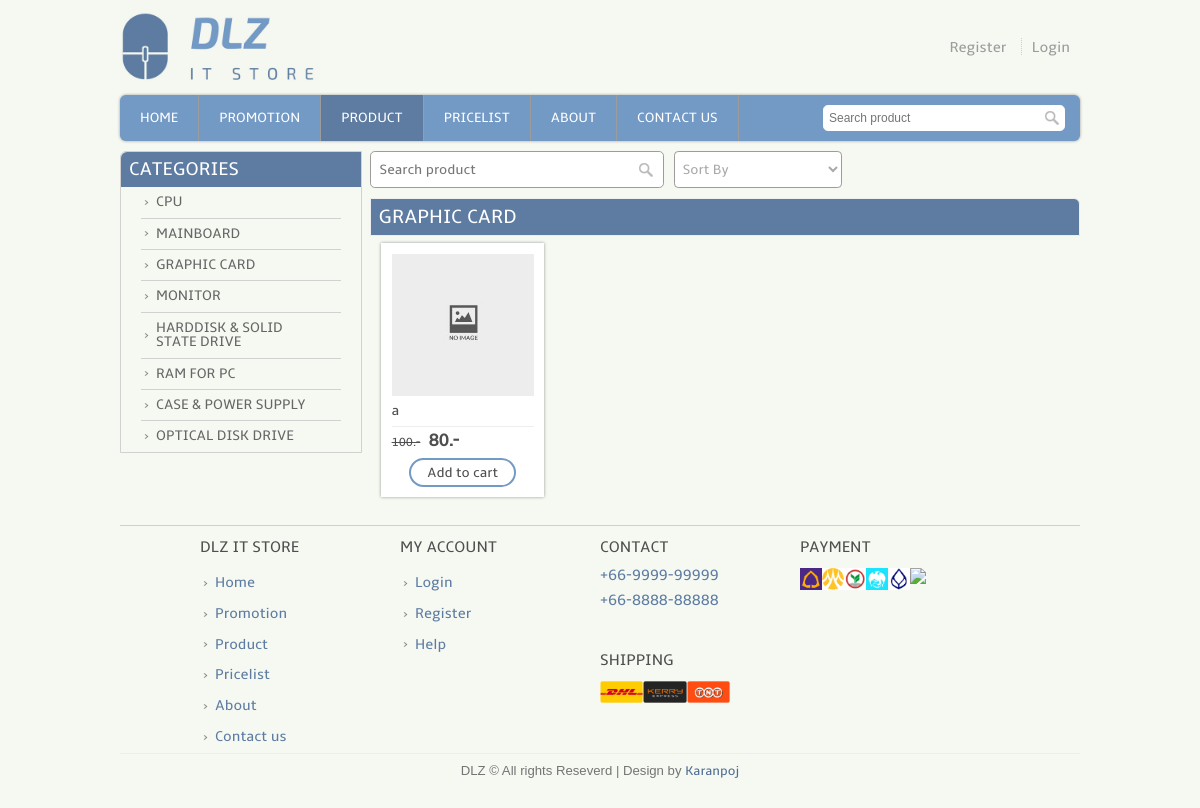
/product_gc.php, run on the app's committed database.
### tables this page shows
CREATE TABLE `product` (
  `pro_id` int(11) NOT NULL,
  `pro_name` varchar(255) NOT NULL,
  `pro_pic` varchar(255) NOT NULL,
  `pro_desc` text NOT NULL,
  `pro_price` float NOT NULL,
  `pro_pdis` int(11) NOT NULL,
  `pro_psale` float NOT NULL,
  `pro_warr` varchar(11) NOT NULL,
  `pro_detail` text NOT NULL,
  `pro_avai` int(11) NOT NULL,
  `cat_id` int(11) NOT NULL
);

### template.class.php (called while the page is built, shortened)
<?php
    class Template {
        protected $file;
        protected $values = array();
        public function __construct($file) {
            $this->file = $file;
        }
        public function set($key, $value) {
            $this->values[$key] = $value;
        }
        public function output() {
            $output = file_get_contents($this->file);
            foreach ($this->values as $key => $value) {
            	$tagToReplace = "[@$key]";
            	$output = str_replace($tagToReplace, $value, $output);
            }
            return $output;
        }
    }
?>

### product_gc.php (the view, shortened to what this page needs)
<?php
	require_once('connect.php');
	include("template.class.php");
	if(!isset($_SESSION['username']))
	{
		$user_login = false;
		$layout_header = new Template("layout_header.tpl");
		$layout_footer = new Template("layout_footer.tpl");
	}
	$layout_header->set('menu_product','class="active"');
	$layout_header->set('title','Promotion : IT Online Shopping website');
	echo $layout_header->output();
	if (!isset($_GET['sortby'])) {
		$sortby = "pro_id desc";
	}
	else{
		$sortby = $_GET['sortby'];
	}
?>
	    <div class="category_picture">
			<div class="categories">
				<ul>
					<h3>Categories</h3>
					<li><a href="product_cpu.php">CPU</a></li>
				    <li><a href="product_mb.php">Mainboard</a></li>
				    <li><a href="product_gc.php">Graphic card</a></li>
				    <li><a href="product_mon.php">Monitor</a></li>
				    <li><a href="product_hddssd.php">Harddisk & Solid state drive</a></li>
				    <li><a href="product_ram.php">RAM for PC</a></li>
				    <li><a href="product_psu.php">Case & Power supply</a></li>
				    <li><a href="product_odd.php">Optical disk drive</a></li>
				</ul>
			</div>
			<div class="index_right_content">
				<div class="admin_tool_box">
					<div class="admin_search_box">
						<form method="get" action="pro_search.php">
			     			<input type="text" placeholder="Search product" name="searchword">
			     			<input type="submit" value="">
			     		</form>
					</div>
					<select class="sortby_tool" onchange="location = this.value;">
						<option disabled selected value> Sort By </option>
					</select>
		     	</div>
				<div class="promo_overview">
					<div class="promotion_bar">
						<div class="heading">
    						<h3>Graphic card</h3>
    					</div>
					</div>
					<div class="tb_promo">
					<?php
							$q = "select * from product where cat_id = 3 order by  $sortby";
							$result = $mysqli -> query($q);
							$ncol=0;
							while ($row=$result->fetch_array()) {
								$ncol++;
								if($ncol%4 == 1){
									echo "<div class='row_promo'>";
								}
								echo "<div class='product_box'>";
								if (file_exists("img/product/".$row['pro_pic'])) {
									echo "<a href='preview.php?pid=".$row['pro_id']."' target='_blank'><img align='left' src='img/product/".$row['pro_pic']."'></a>";
								}
								else{
									echo "<a href='preview.php?pid=".$row['pro_id']."' target='_blank'><img align='left' src='img/product/noimgfound.jpg'></a>";
								}
								echo "<div class='pname'><a href='preview.php?pid=".$row['pro_id']."' target='_blank'><h2>".$row['pro_name']."</h2></a></div>";
								if($row['pro_price'] == $row['pro_psale']){
									echo "<div class='price_details'>
									<p>".number_format($row['pro_price']).".-</p>
									<div class='clear'></div>
								</div>";
								}else{
									echo "<div class='price_details'>
									<p><del>".number_format($row['pro_price']).".-</del>".number_format($row['pro_psale']).".-</p>
									<div class='clear'></div>
								</div>";
								}
							if($row['pro_avai'] == 0){
						?>			<div style="text-align:center;font-family: 'ambleregular';color:red;font-size: 18px; margin-top: 10px;">
										<p>Sold out</p>
									</div>
						<?php
								}else{
									if($user_login){
						?>			<div style='text-align:center;'>
										<a href="#" onclick="window.open('cart.php?pid=<?php echo $row['pro_id']; ?>&act=add', 'Cart', 'width=700, height=300'); return false;"><button class='addtocart'>Add to cart</button></a>
									</div>
						<?php
									}
									else{
						?>
									<div style="text-align:center">
										<div class="tooltip">
											<button class="addtocart cantadd">Add to cart</button>
										</div>
									</div>
						<?php
									}
								}
								echo "<div class='clear'></div>
							</div>";
							}
							if($ncol%4 != 0){
									echo "<div class='clear'></div>
						</div>";
							}
					?>
					</div>
				</div>
			</div>
		</div>
<?php
	echo $layout_footer->output();
?>

### data on the page
product: pro_name "a", pro_price "100", pro_psale "80", pro_avai "Add to cart"

### other printed values
$layout_footer->output() "DLZ IT STORE Home Promotion Product Pricelist About Contact us MY ACCOUNT Login Register Help CONTACT +66-9999-99999 +66-8888-88888 SHIPPING PAYMENT DLZ © All rights Reseverd | Design by Karanpoj"
